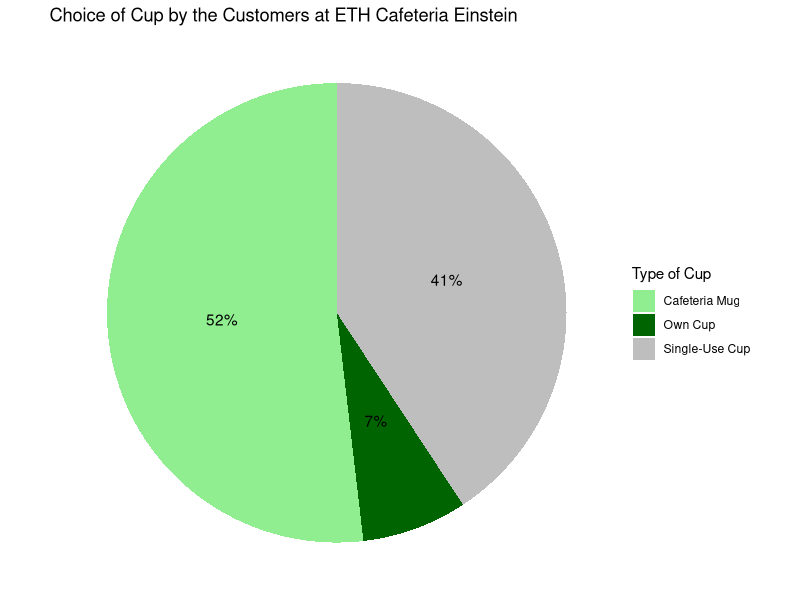
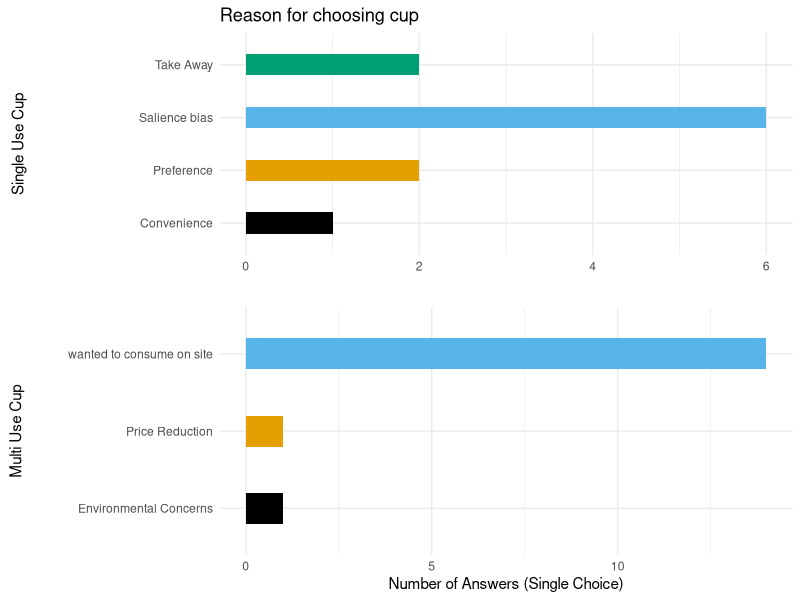
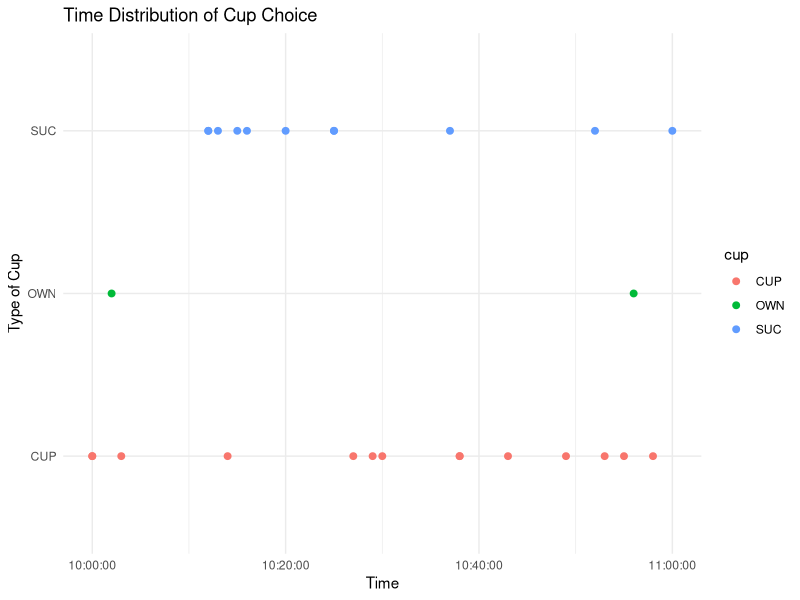

The R source for these figures, in order:
## ---- chunk 1
#| echo: true
#| include: true
suppressPackageStartupMessages({
library(tidyverse)})
library(dplyr)
library(tidyverse)
library(ggplot2)
library(ggthemes)
library(conflicted)
library(cowplot)
library(knitr)
library(kableExtra)

#Data used in index_file -> idata

## ---- chunk 2
#| echo: true
#| label: fig-dis-cups
#| fig-cap: Choice of Cup by the Customers at ETH Cafeteria Einstein


idata.dis <- read_csv("../data/final/data_cups_distribution.csv",show_col_types = FALSE)

# Basic pie chart with percentage labels
ggplot(idata.dis, aes(x = "", y = n, fill = cup_label)) +
  geom_bar(stat = "identity", width = 1) +
  coord_polar("y") +
  geom_text(
    aes(label = paste0(percentage, "%")),
    position = position_stack(vjust = 0.5)) +
  theme_void() +
  labs(
        title = "Choice of Cup by the Customers at ETH Cafeteria Einstein",
        fill = "Type of Cup"
      ) + 
  scale_fill_manual(
    values = c(
      "Cafeteria Mug" = "lightgreen",
      "Own Cup" = "darkgreen",
      "Single-Use Cup" = "grey")) 

## ---- chunk 3
#| label: fig-reas-cups
#| fig-cap: Reasons indicated for choice of cup
#| echo: true
idata_suc_reason <- read_csv("../data/final/data_cup_suc_reason.csv",show_col_types = FALSE)

idata_muc_reason <- read_csv("../data/final/data_cup_muc_reason.csv",show_col_types = FALSE)

# Bar plot of answer counts
isucplot <- ggplot(idata_suc_reason, 
       aes(x = n,
           y = suc_reason,
           fill = suc_reason)) +
  geom_bar(stat = "identity",
    show.legend = FALSE, width = 0.4) +
  labs(
    title = "Reason for choosing cup",
    y = "Single Use Cup",
    x = ""
  ) +
  scale_fill_colorblind() +
  theme_minimal() +
  theme(
  axis.title.y = element_text(
    margin = margin(r = 82), 
    vjust = 0.5,             
    hjust = 0.5              
  )
)

imucplot <- ggplot(idata_muc_reason, 
       aes(x = n,
           y = muc_reason,
           fill = muc_reason)) +
  geom_bar(stat = "identity",
    show.legend = FALSE, width = 0.4) +
  labs(
    y = "Multi Use Cup",
    x = "Number of Answers (Single Choice)"
  ) +
  scale_fill_colorblind() +
  theme_minimal() +
  theme(
  axis.title.y = element_text(
    margin = margin(r = 30), 
    vjust = 0.5,             
    hjust = 0.5))              
  


library(gridExtra)


plot_grid(isucplot, imucplot, ncol = 1, align = "v", axis = "lr")
## ---- chunk 4
#| echo: true
#| label: fig-cup-time
#| fig-cap: Distrubtion of cup choice over time interval


idata_time <- read_csv("../data/final/data_cup_time.csv",show_col_types = FALSE)

ggplot(idata_time, aes(x = time_hm,
                       y = cup,
                       color = cup)) +
  geom_point(size = 2) +
  theme_minimal() +
  labs(
    title = "Time Distribution of Cup Choice",
    x = "Time",
    y ="Type of Cup",
  ) + scale_fill_discrete(labels = c("Cafeteria Mug", 
                                     "Own Mug",
                                     "Single Use Paper Cup"))

## ---- chunk 5
#| label: tbl-cup-summary
#| tbl-cap: Summary tabe of the choice and reasoning

idata_table <- read_csv("../data/final/data_table.csv",show_col_types = FALSE)
kable(idata_table, caption = "Summary of Reasons and Cup choice combined with the age of the participant") 
